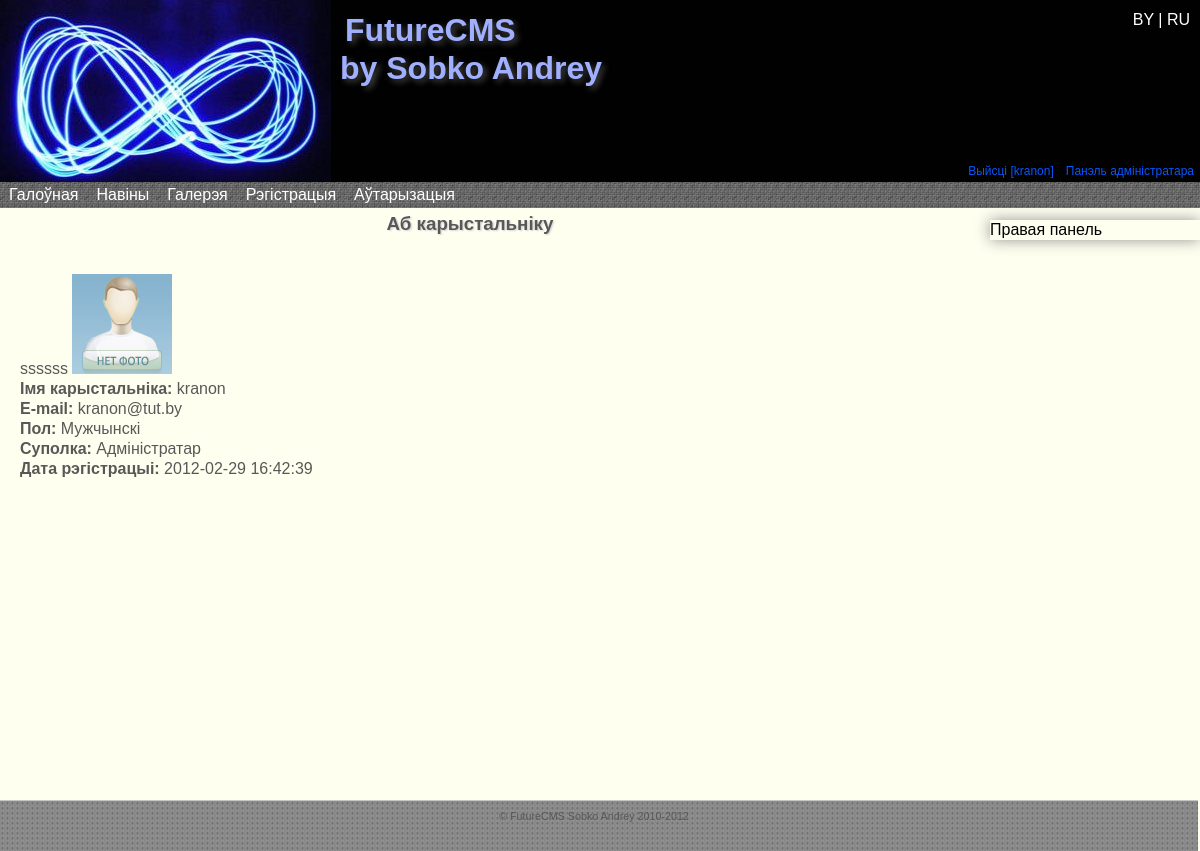
/O_polzovatele.php?login=kranon (signed in), run on an earlier commit of the app's database.
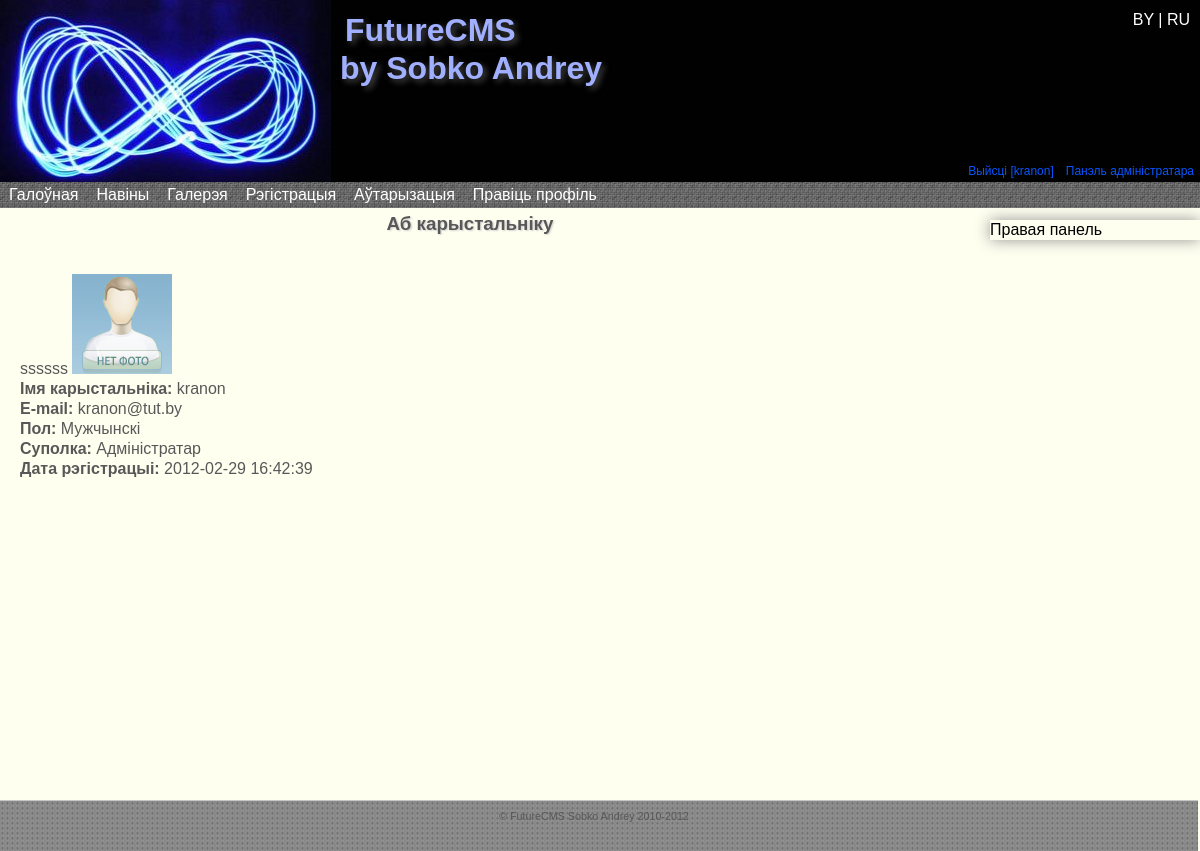
And on a later commit of the database.
### tables this page shows
CREATE TABLE IF NOT EXISTS `settings` (
  `id` int(11) NOT NULL AUTO_INCREMENT,
  `siteName` varchar(300) NOT NULL,
  `siteHeader` varchar(300) NOT NULL,
  `siteFooter` varchar(300) NOT NULL,
  `metaTitle` varchar(300) NOT NULL,
  `metaKeywords` varchar(300) NOT NULL,
  `metaDescription` varchar(300) NOT NULL,
  `metaCharset` varchar(300) NOT NULL,
  PRIMARY KEY (`id`)
);

CREATE TABLE IF NOT EXISTS `menu` (
  `id` int(11) NOT NULL AUTO_INCREMENT,
  `num` int(11) NOT NULL,
  `lang1` varchar(50) NOT NULL,
  `lang2` varchar(50) NOT NULL,
  `link` text NOT NULL,
  `published` int(11) NOT NULL DEFAULT '0',
  `in` int(2) NOT NULL DEFAULT '0',
  PRIMARY KEY (`id`)
);

CREATE TABLE IF NOT EXISTS `page` (
  `id` int(11) NOT NULL AUTO_INCREMENT,
  `lang1` varchar(150) NOT NULL,
  `lang2` varchar(150) NOT NULL,
  `link` varchar(200) NOT NULL,
  `text_lang1` longtext NOT NULL,
  `text_lang2` longtext NOT NULL,
  `in_menu` int(11) NOT NULL DEFAULT '0',
  PRIMARY KEY (`id`)
);

CREATE TABLE IF NOT EXISTS `users` (
  `id` int(11) NOT NULL AUTO_INCREMENT,
  `login` varchar(20) NOT NULL,
  `pass` text NOT NULL,
  `email` varchar(50) NOT NULL,
  `ava` text NOT NULL,
  `sex` varchar(5) NOT NULL,
  `datreg` datetime NOT NULL,
  `group` int(11) NOT NULL,
  PRIMARY KEY (`id`),
  KEY `fk_users_role1` (`group`)
);

### core/config.php (called while the page is built, shortened)
<?php
include 'classes/base.class.php';
$db = new DataBase('localhost','root','root');
$db->SelectDataBase('future_cms');
$sql="SELECT `id`,`siteName`,`siteHeader`,`siteFooter`,`metaTitle`,`metaKeywords`,`metaDescription`,`metaCharset` FROM `settings`";
$res=$db->query($sql);
while ($row = mysql_fetch_array($res)){
	$site['lang'.$row['id']]=array(
			'name'=>$row['siteName'],
			'header'=>$row['siteHeader'],
			'footer'=>$row['siteFooter']
		);
}
$site['version']='12.13.5';
?>

### O_polzovatele.php (the view, shortened to what this page needs)
<?php session_start();
include 'core/config.php';
if ($_SESSION['lang']=='lang2'){ $lang='lang2'; }
else { $lang='lang1'; }
$link='O_polzovatele.php';
$header=$site[$lang]['header'];
$name=$db->ReadPageName($link,$lang);
$footer=$site[$lang]['footer'];
$word=$db->WordsTranslate($lang);
if($_SESSION['login']!=NULL){
	$sql="SELECT `id`, `".$lang."` FROM `role`";
	$result = $db->query($sql);
	while ($row = mysql_fetch_array($result, MYSQL_BOTH)){
		$rol[$row['id']]=$row[$lang];
	}
	if (isset($_GET['login'])){
		$user_login=$db->ClearData($_GET['login']);
	}
	$sql="SELECT `login`,`ava`,`sex`,`group`,`email`,`datreg` FROM `users` WHERE `login`='".$user_login."'";
	$result = $db->query($sql);
	while ($row = mysql_fetch_array($result, MYSQL_BOTH)){
		$form.='<img src="'.$row['ava'].'" alt="avatar" /> <br />
		<b>'.$word[22].' </b>'.$row['login'].'<br />
		<b>E-mail: </b>'.$row['email'].'<br />';
		if ($row['sex']=='men'){
			$sex=$word[11];
		}
		else{
			$sex=$word[12];
		}
		$form.='<b>Пол: </b>'.$sex.'<br />
			<b>'.$word[23].' </b>'.$rol[$row['group']].'<br />
			<b>'.$word[24].' </b>'.$row['datreg'].'<br />';
		}
}
else{
	header('Location: index.php');
	exit;
}
include 'core/html_templates/html_template.php';
?>

### core/html_templates/html_template.php (shortened to what this page needs)
<!DOCTYPE html PUBLIC "-//W3C//DTD XHTML 1.0 Strict//EN" "http://www.w3.org/TR/xhtml1/DTD/xhtml1-strict.dtd">
<html xmlns="http://www.w3.org/1999/xhtml">
<head>
    <link rel="stylesheet" href="design/style_main.css" type="text/css" media="screen, projection" />
	<link rel="stylesheet" href="design/droppy.css" type="text/css" media="screen, projection" />
    <link rel="stylesheet" href="design/form_err.css" type="text/css" media="screen, projection" />
</head>
<body>
    <div id="wrapper">
        <div id="header" align="left" class="head_grad">
            <div id="symbol">
                <a href="index.php"><img src="design/symbol.png" class="iePNG"></a>
            </div>
			<div id="lang">
				<a href="core/lang1.php"> BY </a>|<a href="core/lang2.php"> RU </a>
			</div>
            <br /><h1><?php echo $header;?></h1><br />
            <div id="user">
                <?php
                    if ($_SESSION['login']==NULL){
                        echo '<a href="/Avtorizatsiya.php" id="ln">'.$word[1].'</a>
                        <a href="/Registratsiya.php">'.$word[2].'</a>';
                    }
                    else{
                        echo '<a href="core/logout.php"> '.$word[4].' ['.$_SESSION['login'].']</a>';
                    }
                    if (($_SESSION['group']=='1')|($_SESSION['group']=='2')){
                        echo '<a href="core/admin_p/">'.$word[3].'</a>';
                    }
                ?>
            </div>
        </div>
        <div id="middle">
            <div id="menu"class="menu_grad">
                <ul id="nav">
                    <?php $db->MenuRead($lang);?>
                </ul>
            </div>
            <div id="container">
                <div id="content">
                    <h3><?php echo $name;?></h3>
ssssss
                    <?php
		echo $form;
	?>
                </div>
            </div>
            <?php include 'core/sideRight.php';?>
            </div>
            </div>
            <div id="footer" align="center">
            <?php
                echo $footer;
            ?>
        </div>
    </body>
</html>

### core/classes/base.class.php (shortened to what this page needs)
<?php
class DataBase{
    private $host= '';
    private $user= '';
    private $pass= '';
    private $connection;
    public function __construct($host="",$user="",$pass=""){
        $this->host = $host;
        $this->user = $user;
        $this->pass = $pass;
    }
    public function connect(){
		$this->connection = mysql_connect($this->host,$this->user,$this->pass) or die("could not connect to DB");
        return $this->connection;
    }
	public static function query($sql){
		$res=mysql_query($sql) or die(mysql_error());
		return $res;
    }
    public static function ClearData($data){
		$data=stripslashes($data);
		$data=strip_tags($data);
		$data=trim($data);
		$data=mysql_real_escape_string($data);
		return $data;
    }
    public function MenuRead($lang,$dir=''){
		if($this->connection){
			$sql="SELECT `id`,`num`,`link`,`".$lang."`,`in` FROM `menu` WHERE `published`='1' ORDER BY `num`;";
            $result = self::query($sql);
			while ($row = mysql_fetch_array($result, MYSQL_BOTH)){
				$menu[$row['num']]=array(
						'id'=>$row['id'],
						'in'=>$row['in'],
						'name'=>$row[$lang],
						'link'=>$row['link']
						);
			}
			foreach($menu as $val){
					if ($val['in']==0){
						echo '<li><a href="'.$val['link'].'">'.$val['name'].'</a>';
						echo '<ul>';
						echo '</ul></li>';
					}
				}
        }
    }
    public function ReadPageName($PageLink,$lang){
		if($this->connection){
            $sql="SELECT `".$lang."` FROM `page` WHERE `link` = '".$PageLink."'";
			$result=self::query($sql);
			while ($row = mysql_fetch_array($result, MYSQL_BOTH)){
				$pageData=$row[$lang];
			}
			return $pageData;
        }
    }
    public function WordsTranslate($lang){
		if($this->connection){
			$num=1;
			$sql="SELECT `".$lang."` FROM `language`";
			$result = self::query($sql);
			while ($row = mysql_fetch_array($result, MYSQL_BOTH)){
				$word[$num]=$row[$lang];
				$num++;
			}
			return $word;
        }
    }
}
?>

### core/sideRight.php
<?php
$sql="SELECT `text_".$lang."` FROM `page` WHERE `link`='RightSideBar'";
$result = $db->query($sql);
while ($row = mysql_fetch_array($result)){
	echo $row[0];
}
?>

### design/style_main.css (style rules this page uses)
* { margin: 0; padding: 0; }
html { height: 100%; }
body { font: 1em/1.250em Arial, Tahoma, Verdana, sans-serif; width: 100%; height: 100%; min-height:100%; background: #FFFFFF; position:relative; background-color: #FFFFF0; }
a { color: blue; outline: none; text-decoration: underline; }
p { margin: 0 5px 18px; }
img { border: none; }
#wrapper { position: relative; width: 100%; min-width: 1000px; margin: 0 auto; padding: 0; min-height: 100%; height: auto !important; height: 100%; }
#header { position: relative; height: 185px; background-color: #010101; }
#header h1 { position: absolute; margin-left: 340px; color: #A1AFFF; text-shadow: #494949 0.1em 0.1em 0.2em; }
#user { float: right; margin-top: 120px; }
#user a { padding:3px 6px; font-size: 0.75em; color:#0956fe; text-decoration:none; }
#menu { position: relative; float: left; width: 100%; height: 25px; top:-6px; padding: 0 0 1px 0; color:#FFFFFF; z-index: 5; background-image: url('menu2.jpg'); }
#symbol { position: relative; float: left; }
#lang { position: relative; float: right; right: 10px; top:10px; color: #FFFFFF; z-index: 2; }
#lang a { color: #FFFFFF; text-decoration: none; }
#middle { width: 100%; padding: 0 0 100px; height: 1%; }
#middle:after { content: '.'; display: block; clear: both; visibility: hidden; height: 0; }
#container { width: 100%; float: left; overflow: hidden; }
#content { position: relative; float: left; padding: 40px 230px 0 20px; color: #585858; min-height:100%; width: 75%; }
#content h3 { position: relative; top: -40px; text-shadow: #D2D2D2 0.07em 0.07em 0.1em; text-align: center; }
#sideRight { position: absolute; float: right; width: 210px; top: 220px; right: 0px; box-shadow:#949494 0 0 15px; -moz-box-shadow:#949494 0 0 15px; -webkit-box-shadow:#949494 0 0 15px; }
#footer { position: relative; width: 99%; min-width: 990px; height: 40px; padding: 5px 10px 5px 0; background-image: url('footer.jpg'); color: #585858; font-size: 0.67em; border-top: #C5C5C5 solid 1px; }

### design/droppy.css (style rules this page uses)
#nav { display: block; margin: 0 0 10px 0; padding: 0; position: relative; }
#nav li { display: block; list-style: none; margin: 0; padding: 0; float: left; position: relative; }
#nav a { display: block; }
#nav a { text-decoration:none; color: white; font-size: 1em; padding: 3px 9px 3px 9px; margin-bottom: -1px; }

What changed in the data, as far as the page shows it:
added menu: lang1 "Правіць профіль"
